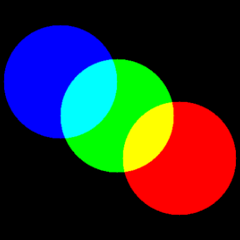
#> input picture images/bgr.png, 240 x 240 px
$ python exo2.py
#> lines starting #> are read from the running program, lines starting #| are printed output that depends on the picture; after the words box and inside, x2 and y2 are one past the last pixel; in counts of white or black regions, pixels touching at a corner belong together
import cv2
import numpy as np


def rgb(image, colors):
#> called with image = 'images/bgr.png', colors = 'br'
    img = cv2.imread(image)
#> img is the input picture: shape (240, 240, 3); mean B, G, R 44.6, 44.7, 44.6
    cv2.imshow('base', img)

    img_copy = img.copy()

    for c in 'bgr':
        if c not in colors:
            if c == 'r':
                img_copy[:, :, 2] = 0

            if c == 'g':
                img_copy[:, :, 1] = 0

            if c == 'b':
                img_copy[:, :, 0] = 0
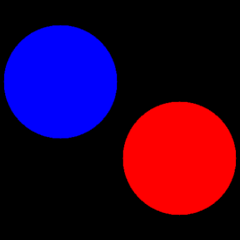
#> img_copy: shape (240, 240, 3); 18.06% of pixels changed, all inside (x1, y1, x2, y2) = (59, 58, 175, 173)

    cv2.imshow('BGR', img_copy)
    cv2.waitKey(0)

    cv2.destroyAllWindows()


def main():
    rgb('images/bgr.png', 'br')


if __name__ == '__main__':
    main()
